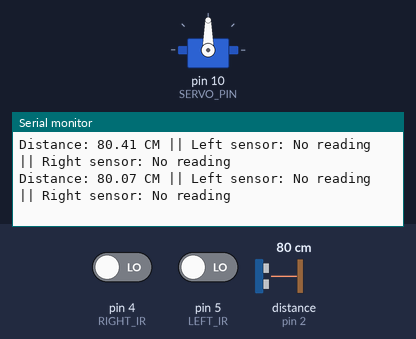
A program run on a simulated Arduino Uno, built with avr-gcc and run on an emulated ATmega328P. On the bench: servo, the last lines printed to the serial monitor. Wiring (inferred from the names in the program): ultrasonic range finder: trigger pin 3; echo pin 2. The test bench sets the inputs (shaded band); at power-on: distance to the obstacle (sensor on pin 2) 80 cm, pin 4 (RIGHT_IR) LOW, pin 5 (LEFT_IR) LOW. The echo pulse lasts 58.3 µs per cm.

Above: at 1.2 s.
1.3 s: distance to the obstacle (sensor on pin 2) set to 11 cm
At 1.39 s:
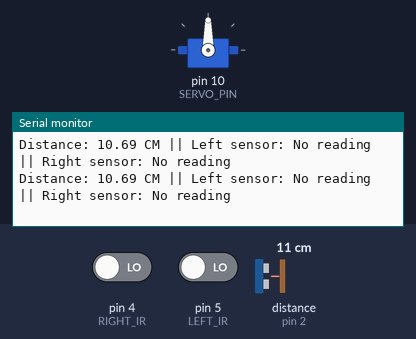
2.8 s: distance to the obstacle (sensor on pin 2) set to 9 cm
At 2.83 s:
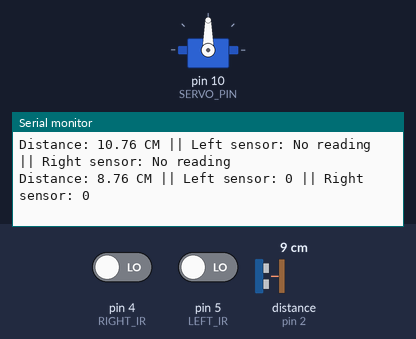
Timing chart, 0 to 5.8 s (numbered marks = the images above; inputs shaded):
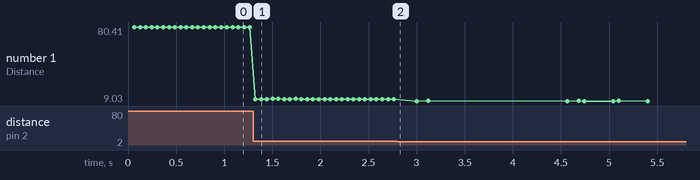

The program:

main.cpp
```cpp
#include <Arduino.h>
#include <Servo.h>

#define ECHO_PIN 2
#define TRIG_PIN 3

#define LEFT_IR 5
#define RIGHT_IR 4

#define THRESHOLD_DIST 5

#define SERVO_PIN 10
#define SERVO_INIT_POS 90

unsigned long lastTimeTrig = millis();
unsigned long trigDelay = 60;

volatile unsigned long pulseEchoBegin;
volatile unsigned long pulseEchoEnd;
volatile bool newDistance = false;

unsigned long lastTimeSrv = millis();
unsigned long srvDelay = 50;

Servo srv;

int pos = SERVO_INIT_POS;

void echoISR()
{
  if (digitalRead(ECHO_PIN) == HIGH)
  {
    pulseEchoBegin = micros();
  }
  else
  {
    pulseEchoEnd = micros();
    newDistance = true;
  }
}

void servo_pos(Servo &srv, int &pos, int lIr, int rIr)
{
  if (millis() - lastTimeSrv > srvDelay)
  {
    if (rIr < lIr)
    {
      pos += 5;
      if (pos >= 180)
      {
        pos = 179;
      }
    }
    if (rIr > lIr)
    {
      pos -= 5;
      if (pos <= 0)
      {
        pos = 1;
      }
    }

    srv.write(pos);

    lastTimeSrv += srvDelay;
  }
}

void triggerUS()
{
  digitalWrite(TRIG_PIN, LOW);
  delayMicroseconds(2);
  digitalWrite(TRIG_PIN, HIGH);
  delayMicroseconds(10);
  digitalWrite(TRIG_PIN, LOW);
}

double getDistance()
{
  double durationMicros = pulseEchoEnd - pulseEchoBegin;
  double distance = durationMicros / 58.0;

  return distance;
}

void setup()
{
  // put your setup code here, to run once:
  Serial.begin(115200);

  pinMode(TRIG_PIN, OUTPUT);
  pinMode(ECHO_PIN, INPUT);

  pinMode(LEFT_IR, INPUT);
  pinMode(RIGHT_IR, INPUT);

  srv.attach(SERVO_PIN);
  srv.write(SERVO_INIT_POS);

  attachInterrupt(digitalPinToInterrupt(ECHO_PIN), echoISR, CHANGE);
}

void loop()
{
  // put your main code here, to run repeatedly:

  if (millis() - lastTimeTrig > trigDelay)
  {
    lastTimeTrig += trigDelay;
    triggerUS();
  }

  if (newDistance)
  {
    newDistance = false;
    double distance = getDistance();

    if (distance <= 9)
    {
      int leftRead = digitalRead(LEFT_IR);
      int rightRead = digitalRead(RIGHT_IR);

      servo_pos(srv, pos, leftRead, rightRead);

      Serial.print("Distance: ");
      Serial.print(distance);
      Serial.print(" CM || ");
      Serial.print("Left sensor: ");
      Serial.print(leftRead);
      Serial.print(" || Right sensor: ");
      Serial.println(rightRead);
    }
    else
    {
      // srv.write(SERVO_INIT_POS);
      Serial.print("Distance: ");
      Serial.print(distance);
      Serial.print(" CM || ");
      Serial.print("Left sensor: ");
      Serial.print("No reading");
      Serial.print(" || Right sensor: ");
      Serial.println("No reading");
    }
  }
}
```

Measured:
- the behaviour switches between 10 and 9 cm on distance to the obstacle (sensor on pin 2) (found by bisection; images 1 and 2)
- after the input at 1.3 s, the serial monitor: prints a new line at once (image 1)
- after the input at 2.8 s, the serial monitor: prints a new line at once (image 2)
- plotted number 1: 80.07 → 10.76 after the input at 1.3 s, 10.76 → 9.03 after the input at 2.8 s
